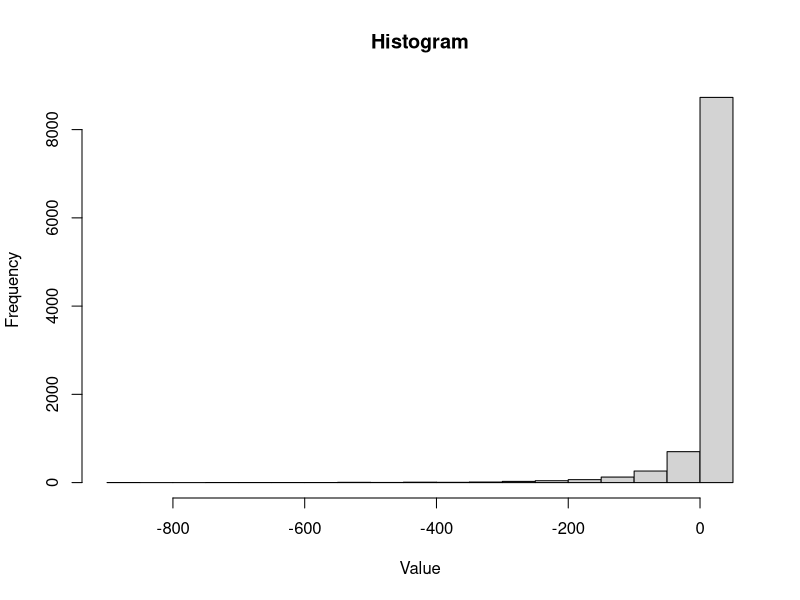

R code for this plot:
setwd("/Users/wanbaep2/Desktop/FIN513/Homework/HW7")
result = read.csv("problem5.csv")
hist(result$VALUE, xlab = "Value", main = "Histogram")
summary(result$VALUE)